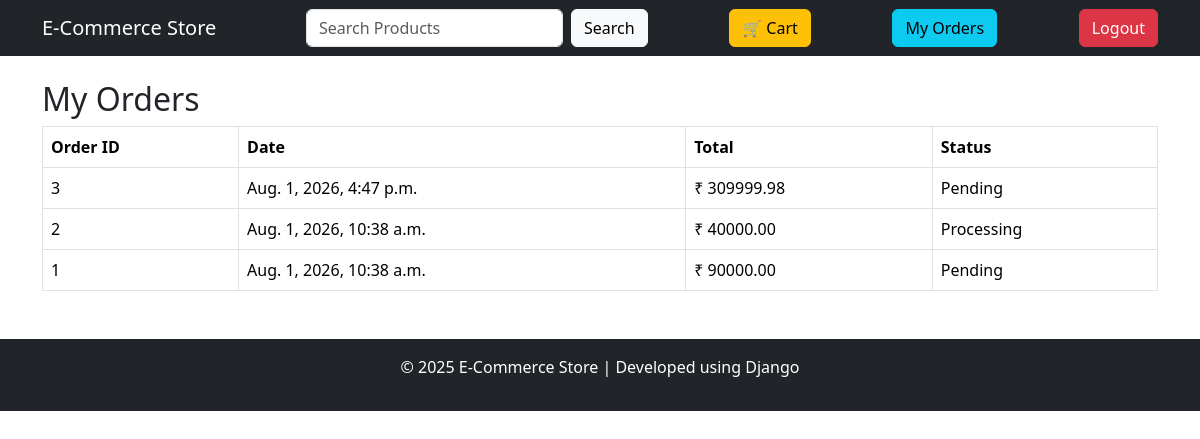
/my-orders/ (signed in), run on the app's committed database.
### store/models.py (models this page shows, shortened)
class Order(models.Model):
    user = models.ForeignKey(
        User,
        on_delete=models.CASCADE
    )
    order_date = models.DateTimeField(
        auto_now_add=True
    )
    total_amount = models.DecimalField(
        max_digits=10,
        decimal_places=2
    )
    STATUS_CHOICES = (
        ("Pending", "Pending"),
        ("Processing", "Processing"),
        ("Completed", "Completed"),
        ("Cancelled", "Cancelled"),
    )
    status = models.CharField(
        max_length=20,
        choices=STATUS_CHOICES,
        default="Pending"
    )

### store/views.py (the view)
# urls.py: path('my-orders/', views.my_orders, name='my_orders'),
@login_required
def my_orders(request):
    orders = Order.objects.filter(user=request.user).order_by('-order_date')
    return render(request, 'my_orders.html', {
        'orders': orders
    })

### templates/my_orders.html
{% extends 'base.html' %}
{% block content %}
<h2>My Orders</h2>
<table class="table table-bordered">
    <tr>
        <th>Order ID</th>
        <th>Date</th>
        <th>Total</th>
        <th>Status</th>
    </tr>
    {% for order in orders %}
    <tr>
        <td>{{ order.id }}</td>
        <td>{{ order.order_date }}</td>
        <td>₹ {{ order.total_amount }}</td>
        <td>{{ order.status }}</td>
    </tr>
    {% empty %}
    <tr>
        <td colspan="4">
            No orders found.
        </td>
    </tr>
    {% endfor %}
</table>
{% endblock %}

### data on the page
Order: id "3", order_date "Aug. 1, 2026, 4:47 p.m.", total_amount "309999.98", status "Pending"
Order: id "2", order_date "Aug. 1, 2026, 10:38 a.m.", total_amount "40000.00", status "Processing"
Order: id "1", order_date "Aug. 1, 2026, 10:38 a.m.", total_amount "90000.00", status "Pending"
